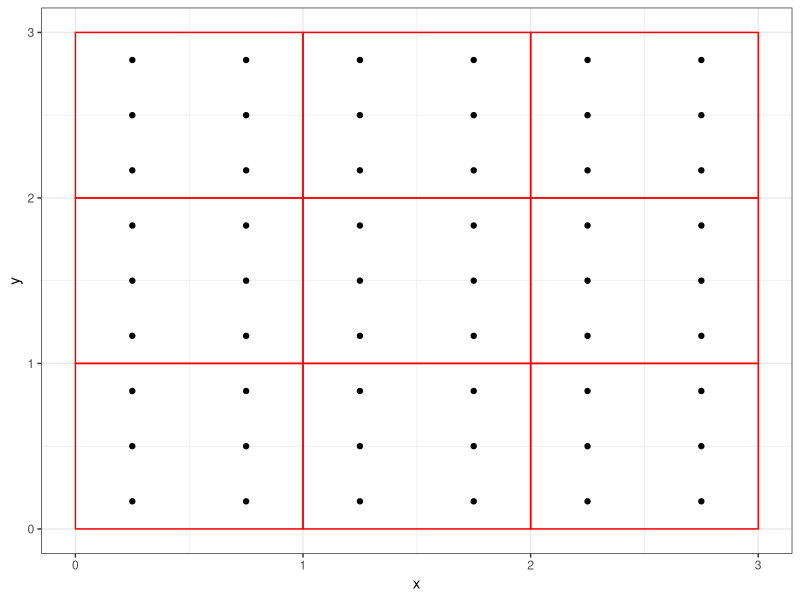
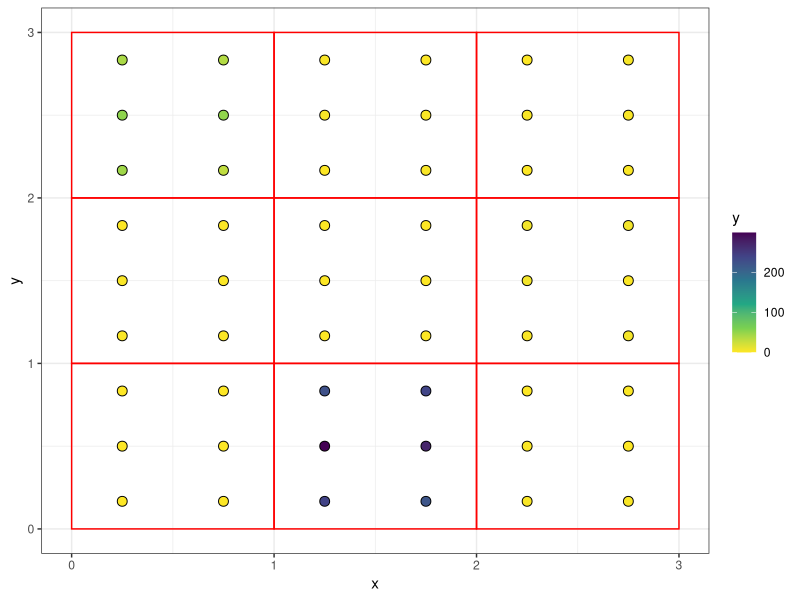

These charts were generated, in order, by the following R code:
# number of cells in the grid along x and y dimension
n_cells_x <- 3
n_cells_y <- 3

# number of points per grid cell along x and y dimension
n_points_x <- 2
n_points_y <- 3

# create data wth coordinates
data_grid <- data.frame(
  cell_x_max = seq(1, n_cells_x)
) |>
  tidyr::crossing(
    cell_y_max = seq(1, n_cells_y)
  ) |>
  dplyr::mutate(
    cell_id = dplyr::row_number() |> paste(),
    cell_x_min = cell_x_max - 1,
    cell_y_min = cell_y_max - 1,
    .before = 1
  ) |>
  dplyr::mutate(
    cell_x_width = cell_x_max - cell_x_min,
    cell_y_width = cell_y_max - cell_y_min,
    cell_x_nseg = n_points_x,
    cell_y_nseg = n_points_y,
    cell_x_lengthseg = cell_x_width / cell_x_nseg,
    cell_y_lengthseg = cell_y_width / cell_y_nseg
  ) |>
  tidyr::crossing(
    point_x = seq(1, n_points_x),
    point_y = seq(1, n_points_y)
  ) |>
  dplyr::mutate(
    point_x = cell_x_min + (point_x - 1 / 2) * cell_x_lengthseg,
    point_y = cell_y_min + (point_y - 1 / 2) * cell_y_lengthseg
  ) |>
  dplyr::mutate(
    point_id = dplyr::row_number() |> paste(),
    .by = cell_id,
    .before = point_x
  )

# plot data
plot_grid <- ggplot2::ggplot() +
  ggplot2::geom_rect(
    data = data_grid |> dplyr::distinct(cell_id, .keep_all = TRUE),
    mapping = ggplot2::aes(
      xmin = cell_x_min, xmax = cell_x_max,
      ymin = cell_y_min, ymax = cell_y_max
    ),
    fill = NA,
    color = "red"
  ) +
  ggplot2::geom_point(
    data = data_grid,
    mapping = ggplot2::aes(
      x = point_x, y = point_y
    )
  ) +
  ggplot2::theme_bw() +
  ggplot2::labs(
    x = "x",
    y = "y"
  )
plot_grid

# simulate observations
data_y <- data_grid |>
  dplyr::select(tidyselect::all_of(c("cell_id", "point_id"))) |>
  # effect of the cell
  dplyr::mutate(
    b_cell = rnorm(n = 1, m = 0, sd = 2),
    .by = cell_id
  ) |>
  # effect of the point
  dplyr::mutate(
    b_point = rnorm(n = 1, m = 0, sd = .1),
    .by = point_id
  ) |>
  # linear predictor & event rate
  dplyr::mutate(
    eta = b_cell + b_point,
    exp_eta = exp(eta)
  ) |>
  # observed counts
  dplyr::rowwise() |>
  dplyr::mutate(
    y = rpois(n = 1, lambda = exp_eta)
  )

# plot simulated observations
data_merged <- data_grid |>
  dplyr::full_join(data_y)
plot_grid + ggplot2::geom_point(
  data = data_merged,
  mapping = ggplot2::aes(
    x = point_x,
    y = point_y,
    fill = y
  ),
  shape = 21,
  size = 3
) +
  ggplot2::scale_fill_viridis_c(direction = -1)
